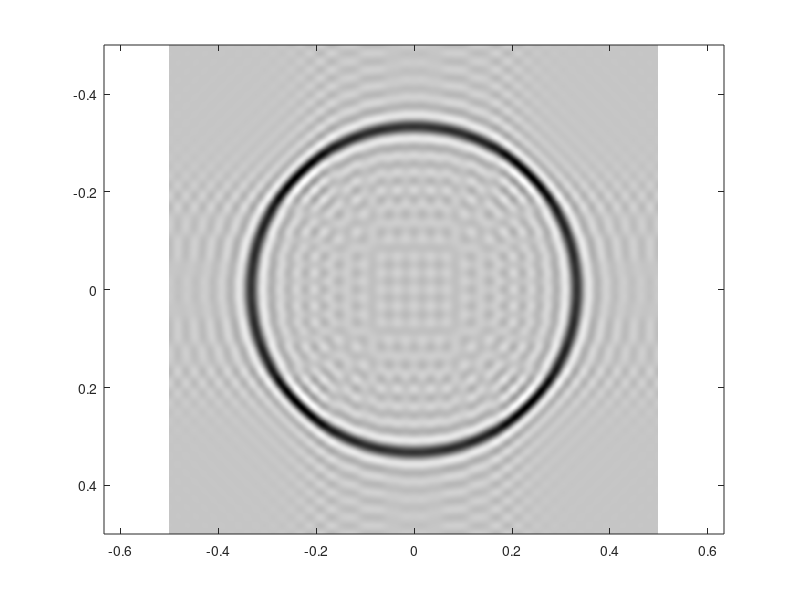
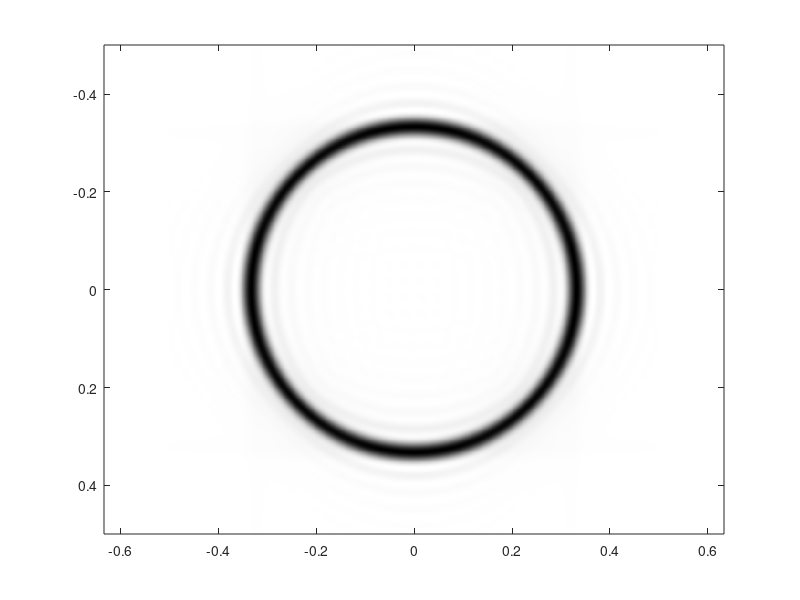

Recreate these plots in MATLAB, in order.
nn=1025;

n=29;

xx=0:1/nn:1;
xx(end)=[];
xx=xx-1/2;

r0=1/3;

k=-(nn-1)/2:(nn-1)/2;
[kx,ky]=meshgrid(k);

muh=2*pi*r0*besselj(0,-2*pi*r0*sqrt(kx.^2+ky.^2));

Fnh=1-abs(k)/(n+1);
Fnh(Fnh<0)=0;
Fnh=Fnh' * Fnh;
ph=Fnh.*muh;
p=real(fftshift(ifft2(ifftshift(ph))));

Dnh=ones(1,size(muh,1));
whos
Dnh(abs(k)>n)=0;
Dnh=Dnh' * Dnh;
ph0=muh.*Dnh;
p0=real(fftshift(ifft2(ifftshift(ph0))));

%c=3/4;
%mu(nn*x0)=0;

figure(1)
imagesc(xx,xx,p0)
colormap(1-gray(256))
%shading interp
axis equal
axis tight
set(gca,'FontSize',10);
%export_fig(gcf,'ExampleMeasure2d1','-pdf','-transparent')

figure(2)
imagesc(xx,xx,p)
colormap(1-gray(256))
%shading interp
%caxis(c)
axis equal
axis tight
set(gca,'FontSize',10);
%export_fig(gcf,'ExampleMeasure2d2','-pdf','-transparent')